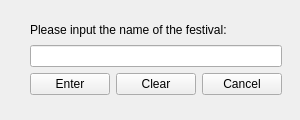
<?xml version="1.0" encoding="UTF-8"?>
<ui version="4.0">
 <class>DeletFestival</class>
 <widget class="QWidget" name="DeletFestival">
  <property name="geometry">
   <rect>
    <x>0</x>
    <y>0</y>
    <width>300</width>
    <height>120</height>
   </rect>
  </property>
  <property name="minimumSize">
   <size>
    <width>300</width>
    <height>120</height>
   </size>
  </property>
  <property name="maximumSize">
   <size>
    <width>300</width>
    <height>120</height>
   </size>
  </property>
  <property name="windowTitle">
   <string>Form</string>
  </property>
  <widget class="QWidget" name="">
   <property name="geometry">
    <rect>
     <x>30</x>
     <y>20</y>
     <width>252</width>
     <height>75</height>
    </rect>
   </property>
   <layout class="QVBoxLayout" name="verticalLayout">
    <item>
     <widget class="QLabel" name="label">
      <property name="text">
       <string>Please input the name of the festival:</string>
      </property>
     </widget>
    </item>
    <item>
     <widget class="QLineEdit" name="lineEdit"/>
    </item>
    <item>
     <layout class="QHBoxLayout" name="horizontalLayout">
      <item>
       <widget class="QPushButton" name="EnterButton">
        <property name="text">
         <string>Enter</string>
        </property>
       </widget>
      </item>
      <item>
       <widget class="QPushButton" name="ClearButton">
        <property name="text">
         <string>Clear</string>
        </property>
       </widget>
      </item>
      <item>
       <widget class="QPushButton" name="CancelButton">
        <property name="text">
         <string>Cancel</string>
        </property>
       </widget>
      </item>
     </layout>
    </item>
   </layout>
  </widget>
 </widget>
 <resources/>
 <connections/>
</ui>
